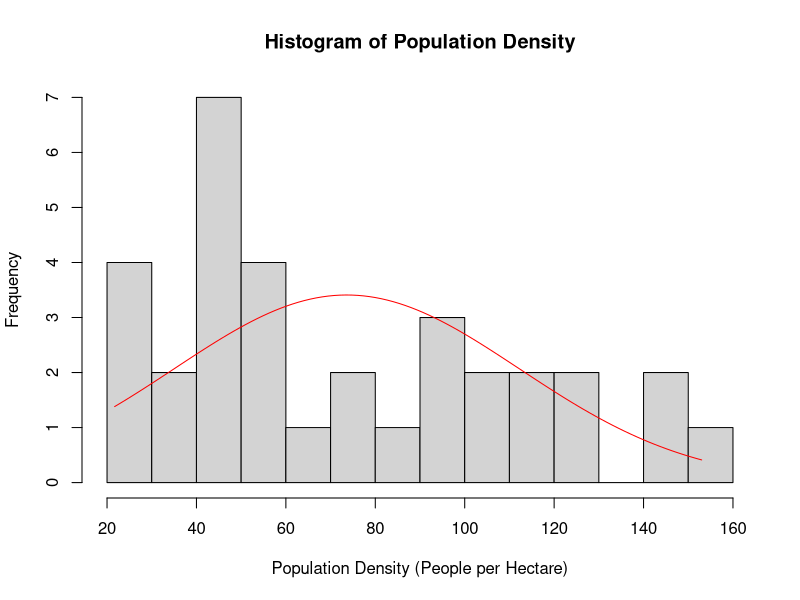
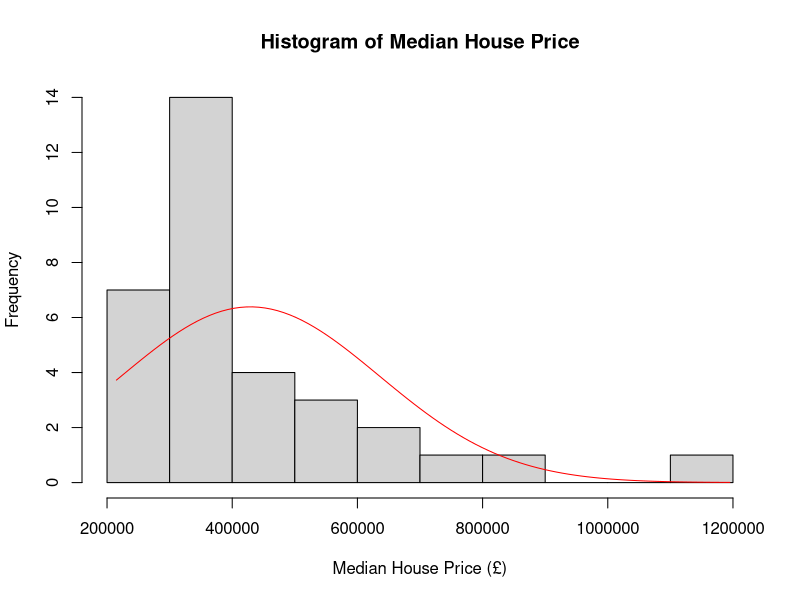

These figures' R source, in order:

dataset <- read.csv("london-borough-profiles-2016 Data set.csv")

#head(dataset,2)

ds1 <- subset(dataset, Inner..Outer.London != "") # gets rid of blank rows and summary rows.

ds2 <- ds1[c('Area.name','Inner..Outer.London','Population.density..per.hectare..2016','Median.House.Price..2014')]
# isolates the 4 columns we're interested in. # using https://www.statology.org/r-select-specific-columns/

names(ds2)[1] <- "Borough"
names(ds2)[2] <- "Location"
names(ds2)[3] <- "Pop_Density"
names(ds2)[4] <- "Avg_House_Price"

ds2$Pop_Density <- as.numeric(ds2$Pop_Density) # using https://www.statology.org/character-to-numeric-in-r/
ds2$Avg_House_Price <- as.numeric(gsub(",", "", ds2$Avg_House_Price, fixed = TRUE)) # using https://data-hacks.com/convert-numbers-comma-separator-numeric-r

# below using https://herts.instructure.com/courses/116567/files/9935080?module_item_id=4380364 (Practical 3 intro to R).
h <- hist(ds2$Pop_Density, breaks = 10, xlab = "Population Density (People per Hectare)", ylab = "Frequency", main = "Histogram of Population Density")
x <- seq(min(ds2$Pop_Density), max(ds2$Pop_Density), length = 100)
y <- dnorm(x, mean = mean(ds2$Pop_Density), sd = sd(ds2$Pop_Density)) * length(ds2$Pop_Density)
box.size <- diff(h$mids[1:2])
y <- y * box.size
lines(x, y, col = "red") 
h <- hist(ds2$Avg_House_Price, breaks = 10, xlab = "Median House Price (£)", ylab = "Frequency", main = "Histogram of Median House Price")
x <- seq(min(ds2$Avg_House_Price), max(ds2$Avg_House_Price), length = 100)
y <- dnorm(x, mean = mean(ds2$Avg_House_Price), sd = sd(ds2$Avg_House_Price)) * length(ds2$Avg_House_Price)
box.size <- diff(h$mids[1:2])
y <- y * box.size
lines(x, y, col = "red")
# in hist(), 'breaks' = number of bars in graph
# frequency (y axis) represents the number of boroughs with that x value / range of x values